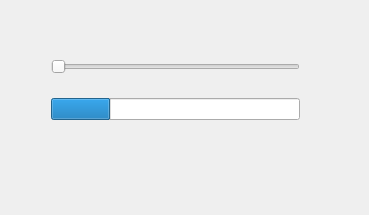
<?xml version="1.0" encoding="UTF-8"?>
<ui version="4.0">
 <class>Dialog</class>
 <widget class="QDialog" name="Dialog">
  <property name="geometry">
   <rect>
    <x>0</x>
    <y>0</y>
    <width>369</width>
    <height>215</height>
   </rect>
  </property>
  <property name="windowTitle">
   <string>Dialog</string>
  </property>
  <widget class="QWidget" name="layoutWidget">
   <property name="geometry">
    <rect>
     <x>40</x>
     <y>30</y>
     <width>271</width>
     <height>121</height>
    </rect>
   </property>
   <layout class="QVBoxLayout" name="verticalLayout">
    <item>
     <widget class="QSlider" name="horizontalSlider">
      <property name="orientation">
       <enum>Qt::Horizontal</enum>
      </property>
     </widget>
    </item>
    <item>
     <widget class="QProgressBar" name="progressBar">
      <property name="value">
       <number>24</number>
      </property>
      <property name="textVisible">
       <bool>false</bool>
      </property>
     </widget>
    </item>
   </layout>
  </widget>
 </widget>
 <layoutdefault spacing="6" margin="11"/>
 <resources/>
 <connections/>
</ui>
